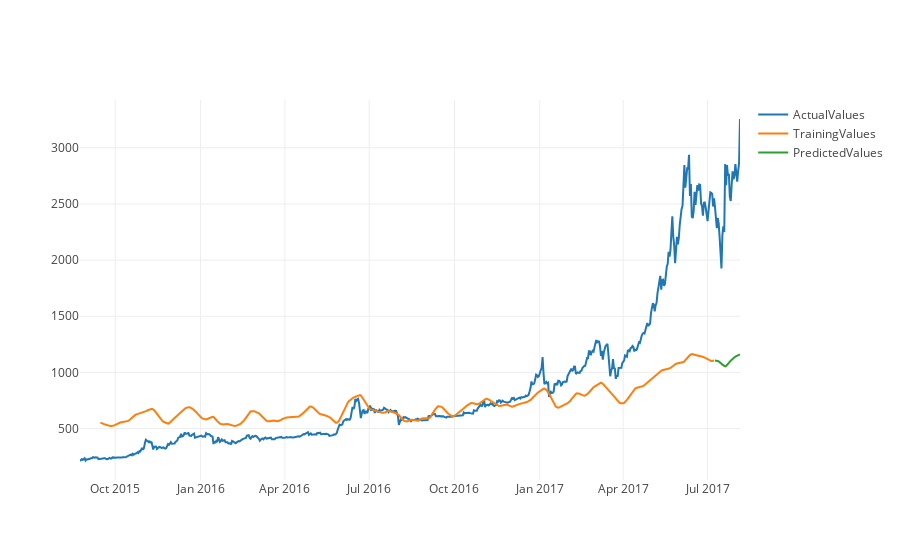

Here is the notebook cell this chart was saved with:
### Code cell
USDT_BTC = nextDayPrediction('USDT_BTC', 'poloniex')

### Figure 1 — Plotly figure (JSON) as saved in the notebook; plotly's stock layout.template omitted (floating-point values rounded to 4 significant figures; data arrays with more than 128 entries replaced by an {"elided": "..."} marker saying what was removed)
{"data": [{"name": "ActualValues", "type": "scatter", "x": {"elided": "713 str values"}, "y": {"elided": "713 float values"}}, {"name": "TrainingValues", "type": "scatter", "x": {"elided": "713 str values"}, "y": {"elided": "713 float values"}}, {"name": "PredictedValues", "type": "scatter", "x": {"elided": "713 str values"}, "y": {"elided": "713 float values"}}], "layout": {}}
